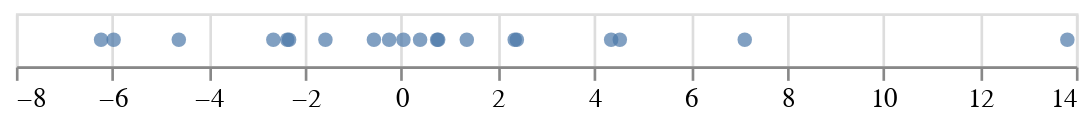

The notebook cell this image was saved under:
### Markdown cell above
Let's say we want to know the mean of some measurement. We know that this data is normally distributed.

### Code cell
u = rand.normal(μ, σ, size=n)
print(f'Mean: {np.mean(u):.4f}')

alt.Chart(pd.DataFrame(u)).mark_circle().encode(
    alt.X('0:Q', title='')
)

### Figure 1 — Vega-Lite specification as saved in the notebook (floating-point values rounded to 4 significant figures)
{"config": {"view": {"continuousWidth": 400, "continuousHeight": 300}}, "data": {"name": "data-6ca05cbd9072ee5e06473591a08d26f4"}, "mark": "circle", "encoding": {"x": {"type": "quantitative", "field": "0", "title": ""}}, "$schema": "https://vega.github.io/schema/vega-lite/v4.8.1.json", "datasets": {"data-6ca05cbd9072ee5e06473591a08d26f4": [{"0": -2.657}, {"0": -2.33}, {"0": 1.358}, {"0": 2.397}, {"0": 4.354}, {"0": 0.3887}, {"0": -0.5693}, {"0": 7.127}, {"0": 2.352}, {"0": 0.04293}, {"0": 13.82}, {"0": -4.619}, {"0": 0.7645}, {"0": -0.2538}, {"0": -2.368}, {"0": -5.971}, {"0": -1.576}, {"0": 4.534}, {"0": 0.7427}, {"0": -6.232}]}}
